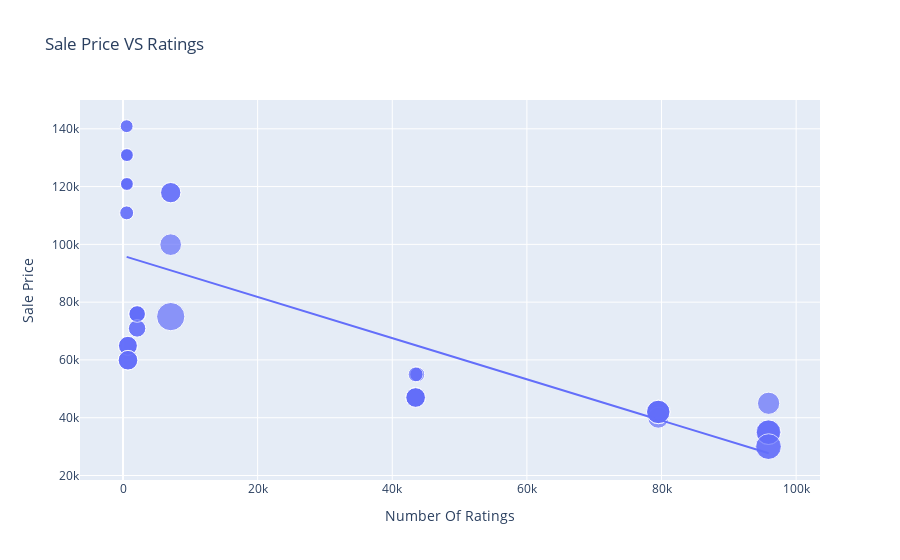

Notebook code cell kept with this figure:
### Code cell
figure = px.scatter(data_frame=df, x='Number Of Ratings', y='Sale Price', size='Discount Percentage', trendline='ols', title="Sale Price VS Ratings")
figure.show()
